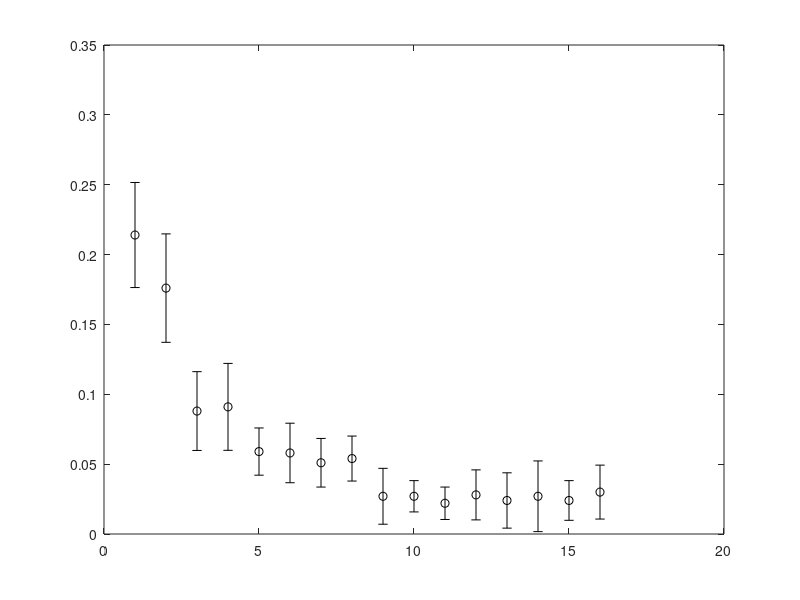

Here is the MATLAB script that generated this plot: (Note: this script raises an error after producing the figure.)
%% fusome plots

cell_fus_vol_fracs_mean = [0.214 0.176 0.088 0.091 0.059 0.058 0.051 0.054 0.027 0.027 0.022 0.028 0.024 0.027 0.024 0.030];

cell_fus_vol_fracs_stdev = [0.0376 .0388 0.0282 0.0311 0.0169 0.0213 0.0174 0.0161 0.0200 0.0112 0.0116 0.0179 0.0198 0.0253 0.0142 0.0193];

figure; hold on; box on;

errorbar(1:16, cell_fus_vol_fracs_mean, cell_fus_vol_fracs_stdev, 'ko', 'MarkerSize',10, 'LineWidth',1.5)
axis([0.5 16.5 0 0.3])
h = gca;
h.FontSize = 20;
xlabel('Cell $\#$','interpreter','latex')
ylabel('Fusome Vol. Frac.','interpreter','latex')

%% fusome volume - orb correlation plots

fus_volfrac_12 = [0.600 0.516 0.448 0.548 0.571 0.623 0.456 0.430 0.498 0.508];

orb_frac_12 = [1 1 0.989 0.972 1 0.704 0.903 0.890 1 1];

figure; box on;
plot(orb_frac_12, fus_volfrac_12./(1-fus_volfrac_12),'ko','LineWidth',2,'MarkerSize',10); hold on;
plot(linspace(0,1.5,100), ones(100,1),'k--','LineWidth',1.5)
axis([0.5 1.05 0.7  1.7])
ylabel('``Winner" Fusome Volume Ratio','interpreter','latex')
xlabel('``Winner" \textit{orb} Fraction','interpreter','latex')
axis square;
h = gca;
h.FontSize = 20;